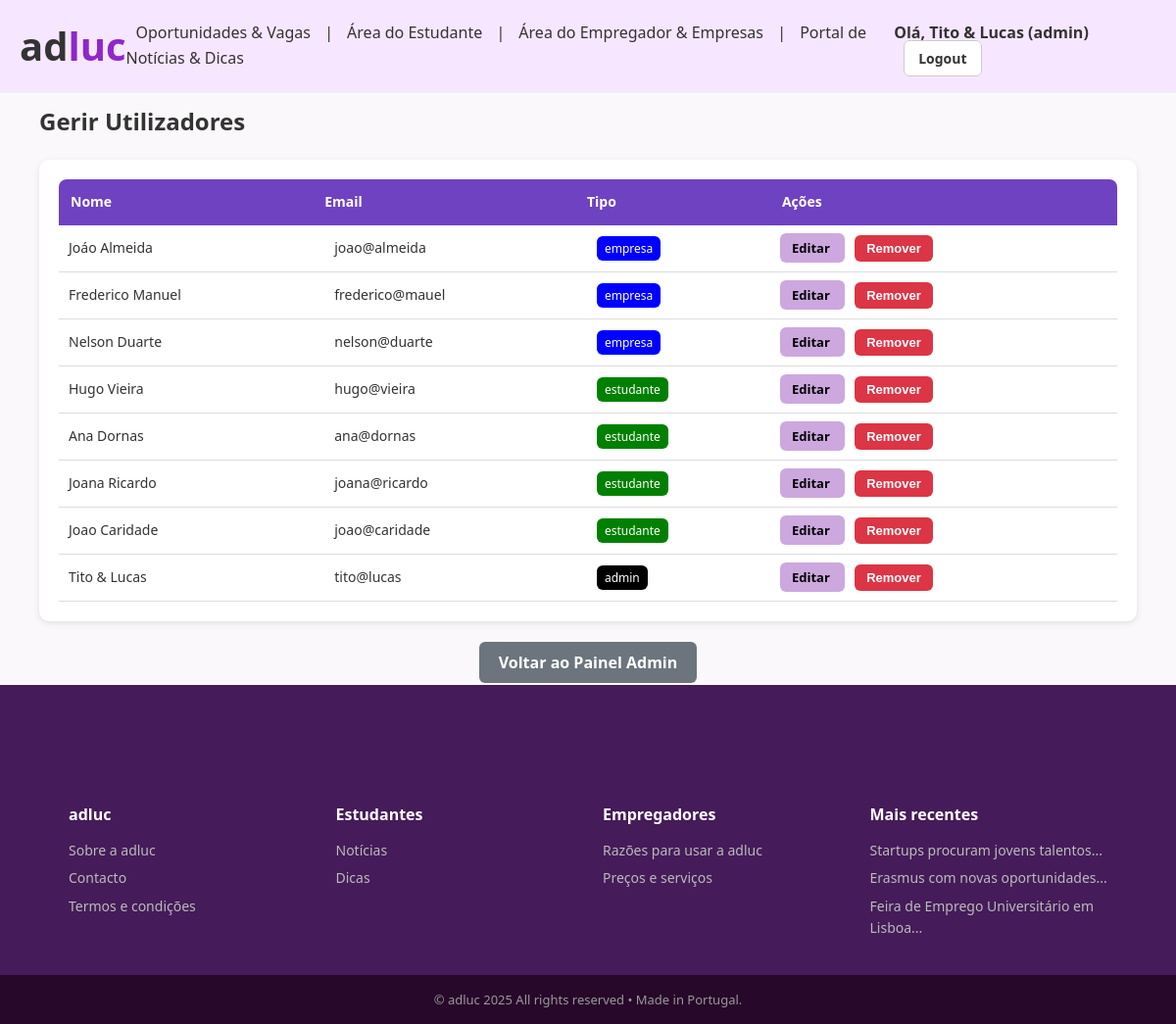
The app's page /admin/utilizadores (signed in) with its own data.
### modelos/modelos.py (models this page shows, shortened)
class Utilizador(db.Model):
    __tablename__ = "utilizadores"
    id = db.Column(db.Integer, primary_key=True)
    nome = db.Column(db.String(100), nullable=False)
    email = db.Column(db.String(100), unique=True, nullable=False)
    senha_hash = db.Column(db.String(200), nullable=False)
    tipo = db.Column(db.String(20), nullable=False)  # estudante, empresa, admin
    cv_principal = db.Column(db.String(200), nullable=True)
    nif = db.Column(db.String(20), nullable=True)
    nome_empresa = db.Column(db.String(200), nullable=True)
    codigo_postal = db.Column(db.String(20), nullable=True)
    distrito = db.Column(db.String(100), nullable=True)
    telefone = db.Column(db.String(50), nullable=True)
    logo_empresa = db.Column(db.String(200), nullable=True)
    candidaturas = db.relationship("Candidatura", backref="estudante",
                                   cascade="all, delete-orphan", lazy=True)
    favoritos = db.relationship("Favorito", backref="estudante",
                                cascade="all, delete-orphan", lazy=True)
    vagas = db.relationship("Vaga", backref="empresa",
                            cascade="all, delete-orphan", lazy=True)
    publicacoes = db.relationship("Publicacao", backref="autor",
                                  cascade="all, delete-orphan", lazy=True)
    comentarios = db.relationship("Comentario", backref="autor",
                                  cascade="all, delete-orphan", lazy=True)

class Publicacao(db.Model):
    __tablename__ = "publicacoes"
    id = db.Column(db.Integer, primary_key=True)
    titulo = db.Column(db.String(200), nullable=False)
    autor_id = db.Column(db.Integer, db.ForeignKey("utilizadores.id"), nullable=False)
    data_hora = db.Column(db.DateTime, default=datetime.utcnow)
    foto = db.Column(db.String(200), nullable=True)
    conteudo = db.Column(db.Text, nullable=False)
    tipo = db.Column(db.String(20), default="noticia")  # noticia ou dica

### app.py (the view)
@app.route("/admin/utilizadores", endpoint="gerir_utilizadores")
def gerir_utilizadores():
    if session.get("tipo") != "admin":
        return redirect(url_for("login"))
    utilizadores = Utilizador.query.order_by(Utilizador.id.desc()).all()
    return render_template("gerir_utilizadores.html", utilizadores=utilizadores)

### app.py (called while the page is built)
@app.context_processor
def inject_publicacoes_recentes():
    from modelos.modelos import Publicacao
    recentes = Publicacao.query.order_by(Publicacao.data_hora.desc()).limit(3).all()
    return dict(publicacoes_recentes=recentes)

### templates/gerir_utilizadores.html
{% extends "base.html" %}
{% block conteudo %}
<h2 style="margin-bottom:20px;">Gerir Utilizadores</h2>
<div style="background:#fff;padding:20px;border-radius:10px;box-shadow:0 2px 6px rgba(0,0,0,.1);">
  <table style="width:100%;border-collapse:collapse;font-size:14px;">
    <thead>
      <tr style="background:#6f42c1;color:#fff;text-align:left;">
        <th style="padding:12px;border-radius:8px 0 0 0;">Nome</th>
        <th>Email</th>
        <th>Tipo</th>
        <th style="padding:12px;border-radius:0 8px 0 0;">Ações</th>
      </tr>
    </thead>
    <tbody>
      {% for u in utilizadores %}
      <tr style="border-bottom:1px solid #ddd;">
        <td style="padding:10px;">{{ u.nome }}</td>
        <td style="padding:10px;">{{ u.email }}</td>
        <td style="padding:10px;">
          <span style="background:{{ 'green' if u.tipo=='estudante' else 'blue' if u.tipo=='empresa' else 'black' }};
                       color:#fff;padding:4px 8px;border-radius:6px;font-size:12px;">
            {{ u.tipo }}
          </span>
        </td>
        <td style="padding:10px;">
          <a href="{{ url_for('editar_utilizador', utilizador_id=u.id) }}"
             style="margin-right:10px;background:#cca8df;color:#000;padding:6px 12px;border-radius:6px;
                    font-size:13px;text-decoration:none;font-weight:600;">
            Editar
          </a>
          <form method="POST" action="{{ url_for('remover_utilizador', utilizador_id=u.id) }}"
                style="display:inline;" onsubmit="return confirm('Tem certeza que deseja remover este utilizador?');">
            <button type="submit"
                    style="background:#dc3545;color:#fff;padding:6px 12px;border:none;border-radius:6px;
                           font-size:13px;font-weight:600;cursor:pointer;">
              Remover
            </button>
          </form>
        </td>
      </tr>
      {% else %}
      <tr>
        <td colspan="4" style="padding:15px;text-align:center;color:#777;">
          Nenhum utilizador registado.
        </td>
      </tr>
      {% endfor %}
    </tbody>
  </table>
</div>
<div style="margin-top:30px;text-align:center;">
  <a href="{{ url_for('pagina_admin') }}"
     style="background:#6c757d;color:#fff;padding:10px 20px;border-radius:6px;
            text-decoration:none;font-weight:600;transition:all .3s ease;"
     onmouseover="this.style.background='#2c0f3e';this.style.transform='scale(1.05)';"
     onmouseout="this.style.background='#6c757d';this.style.transform='scale(1)';">
    Voltar ao Painel Admin
  </a>
</div>
{% endblock %}

### templates/base.html (shortened to what this page needs)
<!DOCTYPE html>
<html lang="pt">
<head>
  <link rel="stylesheet" href="{{ url_for('static', filename='css/style.css') }}">
</head>
<body class="light">
<header class="site-header">
  <div class="logo">
      <a href="{{ url_for('pagina_inicial') }}" style="text-decoration: none; color:inherit;">
        <span class="logo-ad">ad</span><span class="logo-luc">luc</span>
      </a>
  </div>
<nav class="nav-links" id="nav-menu">
    <a href="{{ url_for('pagina_vagas') }}">Oportunidades & Vagas</a>
    <span> | </span>
    <a href="{{ url_for('pagina_estudante') if session.get('tipo') == 'estudante' else '#' }}">Área do Estudante</a>
    <span> | </span>
    <a href="{{ url_for('pagina_empresa') if session.get('tipo') == 'empresa' else '#' }}">Área do Empregador & Empresas</a>
     <span> | </span>
    <a href="{{ url_for('pagina_conteudos') }}">Portal de Notícias & Dicas</a>
</nav>
  <div class="nav-buttons">
    {% if session.get('utilizador_id') %}
      <span class="user-info">Olá, {{ session.get('nome') }} ({{ session.get('tipo') }})</span>
      <a href="{{ url_for('logout') }}" class="btn btn-outline">Logout</a>
    {% else %}
      <a href="{{ url_for('login') }}" class="btn btn-outline">Iniciar sessão</a>
      <a href="{{ url_for('registo') }}" class="btn btn-azul">Criar conta</a>
    {% endif %}
  </div>
</header>
<main>
  {% block conteudo %}{% endblock %}
</main>
<footer class="site-footer">
  <div class="footer-columns">
    <div class="footer-col">
      <h3 class="footer-logo">adluc</h3>
      <a href="{{ url_for('pagina_sobre') }}">Sobre a adluc</a>
      <a href="{{ url_for('pagina_contactos') }}">Contacto</a>
      <a href="{{ url_for('pagina_termos') }}">Termos e condições</a>
    </div>
    <div class="footer-col">
      <h3>Estudantes</h3>
      <a href="{{ url_for('pagina_noticias') }}">Notícias</a>
      <a href="{{ url_for('pagina_dicas') }}">Dicas</a>
    </div>
    <div class="footer-col">
      <h3>Empregadores</h3>
      <a href="{{ url_for('pagina_razoes') }}">Razões para usar a adluc</a>
      <a href="{{ url_for('pagina_precos') }}">Preços e serviços</a>
    </div>
    <div class="footer-col">
      <h3>Mais recentes</h3>
      {% for pub in publicacoes_recentes %}
        <a href="{{ url_for('detalhe_publicacao', pub_id=pub.id) }}">
          {{ pub.titulo[:40] }}...
        </a>
      {% else %}
        <p style="color:#bbb;font-size:14px;">Sem publicações</p>
      {% endfor %}
    </div>
  </div>
  <div class="footer-bottom">
    © adluc 2025 All rights reserved • Made in Portugal.
  </div>
</footer>
</body>
</html>

### static/css/style.css (style rules this page uses)
html, body { height: 100%; display: flex; flex-direction: column; background: #fbf8fb; }
main { flex: 1; padding: 10px 40px; }
* { margin:0;padding:0;box-sizing:border-box; }
body { font-family:'Segoe UI',Arial,sans-serif;background:#fbf8fb;color:#333;line-height:1.6; }
.site-header { display:flex;justify-content:space-between;align-items:center;padding:15px 20px;background:#f7e6ff;border-bottom:1px solid #eee;position:sticky;top:0;z-index:1000; }
.logo { font-size:40px;font-weight:bold; }
.logo-ad { color:#333; }
.logo-luc { color: #8e28ca; }
.nav-links a { margin:0 12px;color:#333;text-decoration:none;font-weight:500; }
.nav-buttons a { margin-left:10px;text-decoration:none;padding:8px 14px;border-radius:6px;font-weight:600;font-size:14px; }
.btn-outline { border:1px solid #ccc;background:#fff;color:#333; }
.site-footer { background:#451b59;color:#fff;margin-top: auto; padding-top:120px; }
.footer-columns { display:grid;grid-template-columns:repeat(auto-fit,minmax(200px,1fr));gap:30px;max-width:1100px;margin:auto;padding:0 20px 30px; }
.footer-col h3 { margin-bottom:12px;font-size:16px;font-weight:700; }
.footer-logo { font-size:20px;color:#fff; }
.footer-col a { display:block;color:#bbb;margin-bottom:6px;text-decoration:none;font-size:14px; }
.footer-bottom { background:#27072a;color:#999;text-align:center;padding:15px;font-size:13px; }
.user-info { margin-right:12px; font-weight:600; color:#333; }
.nav-links a { margin: 0 10px; color: #333; text-decoration: none; font-weight: 500; }

### records on screen
Utilizador: get "Tito & Lucas", get "admin", nome "Tito & Lucas", email "tito@lucas", tipo "admin"
Utilizador: nome "Joáo Almeida", email "joao@almeida", tipo "empresa"
Utilizador: nome "Frederico Manuel", email "frederico@mauel", tipo "empresa"
Utilizador: nome "Nelson Duarte", email "nelson@duarte", tipo "empresa"
Utilizador: nome "Hugo Vieira", email "hugo@vieira", tipo "estudante"
Utilizador: nome "Ana Dornas", email "ana@dornas", tipo "estudante"
Utilizador: nome "Joana Ricardo", email "joana@ricardo", tipo "estudante"
Utilizador: nome "Joao Caridade", email "joao@caridade", tipo "estudante"
Publicacao: titulo "Startups procuram jovens talentos"
Publicacao: titulo "Erasmus com novas oportunidades"
Publicacao: titulo "Feira de Emprego Universitário em Lisboa"
